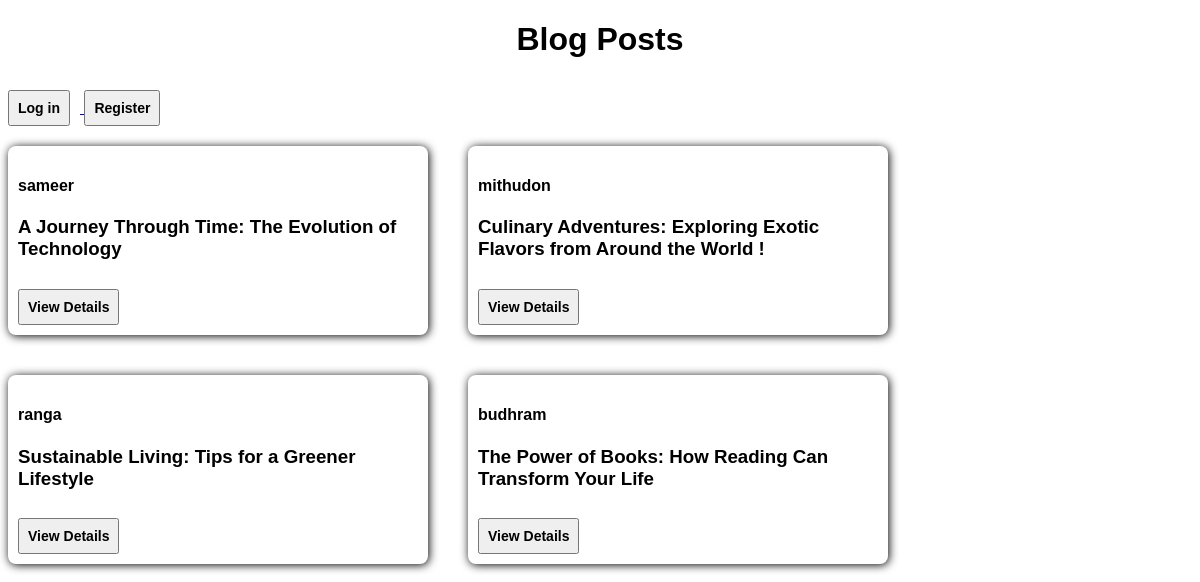
Screenshot of /blog/ with the database file from the repository.
### blogapp/models.py (models this page shows, shortened)
class Post(models.Model):
    title = models.CharField(max_length=100)
    author = models.CharField(max_length=30, default='sameer')
    description = models.TextField()
    created_at = models.DateField(auto_now_add=True)
    updated_at = models.DateField(auto_now=True)
    comments = models.JSONField(default=list, blank=True)

### blogapp/views.py (the view)
# urls.py: path('blog/', views.showBlogList, name='bloglist'),
def showBlogList(request):
    posts = Post.objects.all()
    return render(request, 'blog.html', {'posts': posts})

### templates/blog.html (shortened to what this page needs)
{% extends "index.html" %}
{% load static %}
{% block style %}
    <link rel="stylesheet" href="{% static "css/blog.css" %}">
{% endblock %}
{% block h1 %}
    <h1>Blog Posts</h1>
{% endblock %}
{% block content %}
    <div>
        <div class="nav">
            {% if user.is_authenticated %}
                <a href="{% url 'bloglist' %}">
                    <button>Home</button>
                </a>
                <a href="{% url 'profile' %}">
                    <button>Profile</button>
                </a>
                <a href="{% url 'logout' %}">
                    <button>Logout</button>
                </a>
                <a href="{% url 'create_post' %}">
                    <button>Create new post</button>
                </a>
            {% else %}
                <a href="{% url 'login' %}">
                    <button>Log in</button>
                </a>
                <a href="{% url 'register' %}">
                    <button>Register</button>
                </a>
            {% endif %}
        </div>
        <div class='container'>
            {% for post in posts %}
                <div class="post-style">
                    <h4>{{post.author}}</h4>
                    <h3>{{post.title}}</h3>
                    <a href="{% url 'details' post.id %}" target='_blank'>
                        <button>View Details</button>
                    </a>
                </div>
            {% endfor %}
        </div>
    </div>
{% endblock %}

### templates/index.html (shortened to what this page needs)
{% load static %}
<!DOCTYPE html>
<html lang="en">
<head>
    {% block style %}{% endblock %}
    <link rel="stylesheet" href="{% static "css/index.css" %}">
</head>
<body>
    {% block h1 %}{% endblock %}
    {% block content %}{% endblock %}
</body>
</html>

### static/css/blog.css (style rules this page uses)
.nav { margin-bottom: 20px; }
.container { display: flex; flex-wrap: wrap; gap: 40px; }
.post-style { box-shadow: 1px 1px 10px black; border-radius: 8px; width: 400px; padding: 10px; }
button { font-size: 14px; cursor: pointer; font-weight: bold; padding: 8px; margin-right: 10px; margin-top: 10px; }

### static/css/index.css (style rules this page uses)
body { font-family: sans-serif; }
h1 { text-align: center; }

### rows the page displays
Post: author "sameer", title "A Journey Through Time: The Evolution of Technology"
Post: author "mithudon", title "Culinary Adventures: Exploring Exotic Flavors from Around the World !"
Post: author "ranga", title "Sustainable Living: Tips for a Greener Lifestyle"
Post: author "budhram", title "The Power of Books: How Reading Can Transform Your Life"
